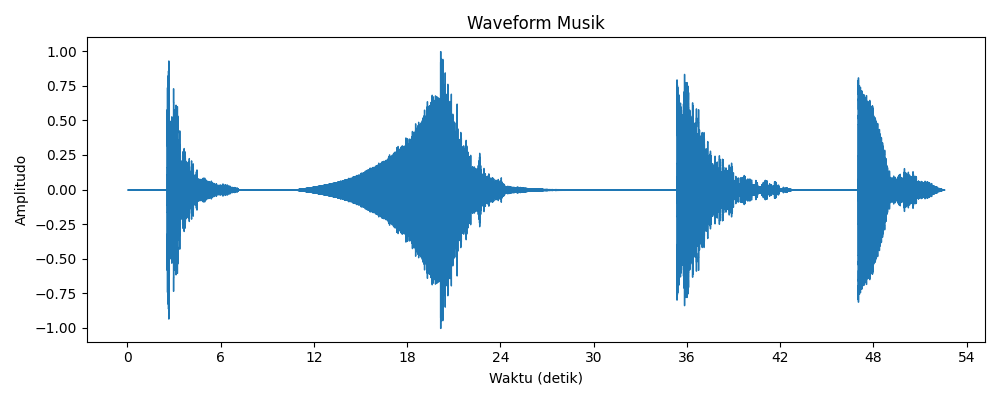

The script that drew this image:
import librosa
import librosa.display
import matplotlib.pyplot as plt

def tampilkan_waveform(judul, file):
    y, sr = librosa.load(file, sr=None)
    plt.figure(figsize=(10, 4))
    librosa.display.waveshow(y, sr=sr)
    plt.title(judul)
    plt.xlabel("Waktu (detik)")
    plt.ylabel("Amplitudo")
    plt.tight_layout()
    plt.show()

tampilkan_waveform("Waveform Musik", "musik.wav")
tampilkan_waveform("Waveform Suara Manusia", "manusia.wav")
tampilkan_waveform("Waveform Suara Lingkungan", "lingkungan.wav")
